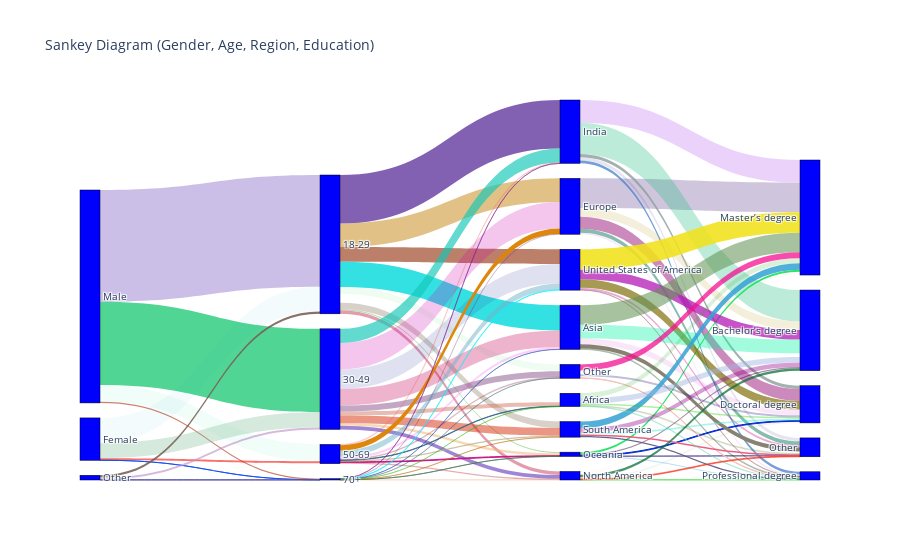

Notebook cell for this chart:
### Code cell
import plotly.graph_objects as go

fig = go.Figure(data=[go.Sankey(
    node = dict(
      pad = 15,
      thickness = 20,
      line = dict(color = "black", width = 0.5),
      label = node_labels,
      color = "blue"
    ),
    link = link)])

fig.update_layout(title_text="Sankey Diagram (Gender, Age, Region, Education)", font_size=10)
fig.show()
